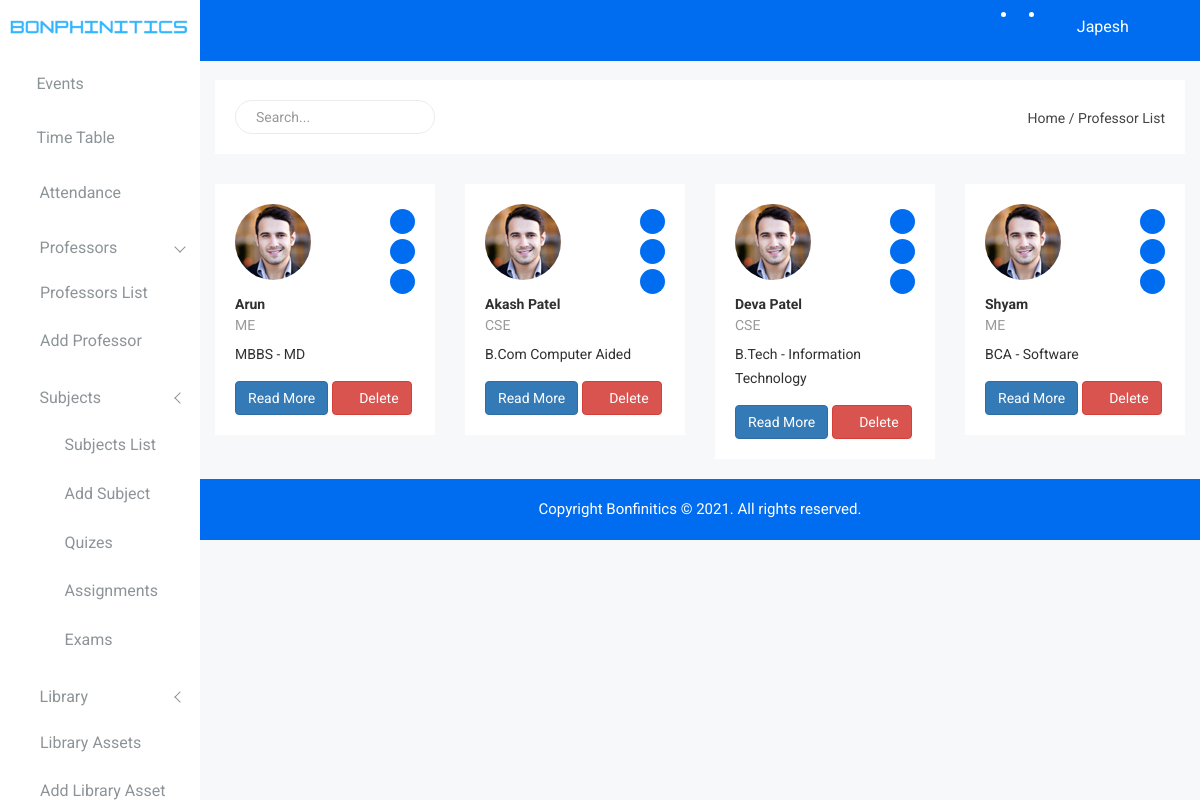
/HOD/professor-list.php (signed in), run on the app's committed database.
### tables this page shows
CREATE TABLE `user` (
  `user_id` int(10) NOT NULL,
  `first_name` varchar(100) NOT NULL,
  `last_name` varchar(100) NOT NULL,
  `email` varchar(100) NOT NULL,
  `password` varchar(250) NOT NULL,
  `role` varchar(20) NOT NULL,
  `mobile_no` varchar(15) NOT NULL,
  `user_dob` varchar(50) NOT NULL
);

CREATE TABLE `professor` (
  `prf_id` int(10) NOT NULL,
  `prf_name` varchar(100) NOT NULL,
  `prf_address` varchar(500) NOT NULL,
  `prf_joining_date` varchar(20) NOT NULL,
  `prf_email` varchar(100) NOT NULL,
  `prf_dept` varchar(100) NOT NULL,
  `prf_gender` varchar(10) NOT NULL,
  `prf_image` varchar(100) NOT NULL,
  `prf_dob` varchar(20) NOT NULL,
  `prf_contact` varchar(15) NOT NULL,
  `prf_country` varchar(100) NOT NULL,
  `prf_state` varchar(100) NOT NULL,
  `prf_city` varchar(100) NOT NULL,
  `prf_latest_qualification` varchar(200) NOT NULL
);

### HOD/identification.php (called while the page is built, shortened)
<?php
require_once 'connection.php';
$email = $_SESSION["email"];
$password = $_SESSION["password"];
$query = "select user_id, first_name, last_name, email, password, role from user where (email='$email' and password='$password' and role='hod')";
$result = mysqli_query($conn, $query);
$row = mysqli_fetch_assoc($result);
?>

### HOD/professor-list.php (the view, shortened to what this page needs)
<?php require_once 'identification.php';?>
<!doctype html>
<html class="no-js" lang="en">
<head>
    <?php require 'top-scripts.php';?>
</head>
<body>
    <div class="left-sidebar-pro">
        <nav id="sidebar" class="">
            <div class="sidebar-header">
                <a href="index.php"><img class="main-logo" src="img/logo/logo.png" alt="" /></a>
            </div>
            <div class="left-custom-menu-adp-wrap comment-scrollbar">
                <nav class="sidebar-nav left-sidebar-menu-pro">
                    <ul class="metismenu" id="menu1">
                        <li>
                            <a title="Upcoming Events" href="index.php" aria-expanded="false"><span class="educate-icon educate-event icon-wrap sub-icon-mg" aria-hidden="true"></span> <span class="mini-click-non">Events</span></a>
                        </li>
                        <li>
                            <a title="Time Table" href="timetable.php" aria-expanded="false"><span class="educate-icon educate-event icon-wrap sub-icon-mg" aria-hidden="true"></span> <span class="mini-click-non">Time Table</span></a>
                        </li>
                        <li>
                            <a title="Attendance" href="attendance.php" aria-expanded="false"><span class="educate-icon educate-charts icon-wrap" aria-hidden="true"></span> <span class="mini-click-non">Attendance</span></a>
                        </li>
                        <li class="active">
                            <a class="has-arrow" href="all-professors.php" aria-expanded="false"><span class="educate-icon educate-professor icon-wrap"></span> <span class="mini-click-non">Professors</span></a>
                            <ul class="submenu-angle" aria-expanded="false">
                                <li><a title="All Professors" href="professor-list.php"><span class="mini-sub-pro">Professors List</span></a></li>
                                <li><a title="Add Professor" href="add-professor.php"><span class="mini-sub-pro">Add Professor</span></a></li>
                            </ul>
                        </li>
                        <li>
                            <a class="has-arrow" href="all-subject.php" aria-expanded="false"><span class="educate-icon educate-course icon-wrap"></span> <span class="mini-click-non">Subjects</span></a>
                            <ul class="submenu-angle" aria-expanded="false">
                                <li><a title="All Subject" href="subject-list.php"><span class="educate-icon educate-department icon-wrap"></span> <span class="mini-sub-pro">Subjects List</span></a></li>
                                <li><a title="Add Subjects" href="add-subject.php"><span class="educate-icon educate-department icon-wrap"></span> <span class="mini-sub-pro">Add Subject</span></a></li>
                                <li><a title="Quizes Summary" href="quizes.php" aria-expanded="false"><span class="educate-icon educate-message icon-wrap" aria-hidden="true"></span> <span class="mini-click-non">Quizes</span></a></li>
                                <li> <a title="Assignments" href="assignments.php" aria-expanded="false"><span class="educate-icon educate-message icon-wrap" aria-hidden="true"></span> <span class="mini-click-non">Assignments</span></a></li>
                                <li><a title="Exam" href="exams.php" aria-expanded="false"><span class="educate-icon educate-data-table icon-wrap"  aria-hidden="true"></span> <span class="mini-click-non">Exams</span></a></li>
                            </ul>
                        </li>
                        <li >
                            <a class="has-arrow" href="all-courses.html" aria-expanded="false"><span class="educate-icon educate-library icon-wrap"></span> <span class="mini-click-non">Library</span></a>
                            <ul class="submenu-angle" aria-expanded="false">
                                <li><a title="All Library" href="library-assets.php"><span class="mini-sub-pro">Library Assets</span></a></li>
                                <li><a title="Add Library" href="add-library-assets.php"><span class="mini-sub-pro">Add Library Asset</span></a></li>
                            </ul>
                        </li>
                    </ul>
                </nav>
            </div>
        </nav>
    </div>
    <div class="all-content-wrapper">
            <?php require 'logo.php';?>
        <div class="header-advance-area">
            <?php require 'top-nav.php';?>
            <div class="breadcome-area">
                <div class="container-fluid">
                    <div class="row">
                        <div class="col-lg-12 col-md-12 col-sm-12 col-xs-12">
                            <div class="breadcome-list single-page-breadcome">
                                <div class="row">
                                    <div class="col-lg-6 col-md-6 col-sm-6 col-xs-12">
                                        <div class="breadcome-heading">
                                            <form role="search" class="sr-input-func">
                                                <input id="search" type="text" placeholder="Search..." class="search-int form-control">
                                                <a href="#"><i class="fa fa-search"></i></a>
                                            </form>
                                        </div>
                                    </div>
                                    <div class="col-lg-6 col-md-6 col-sm-6 col-xs-12">
                                        <ul class="breadcome-menu">
                                            <li><a href="#">Home</a> <span class="bread-slash">/</span>
                                            </li>
                                            <li><span class="bread-blod">Professor List</span>
                                            </li>
                                        </ul>
                                    </div>
                                </div>
                            </div>
                        </div>
                    </div>
                </div>
            </div>
        </div>
        <div class="contacts-area mg-b-15">
            <div class="container-fluid">
                <div class="row" id="output">
				<?php
					$conn = mysqli_connect("localhost", "root", "", "makos_cms");
					$prf_query = "select prf_id,prf_name,prf_dept,prf_image,prf_latest_qualification from professor";
					$prf_query_result = mysqli_query($conn,$prf_query);
					while($row=mysqli_fetch_array($prf_query_result)){
				?>
					<div class="col-lg-3 col-md-6 col-sm-6 col-xs-12">
						<div class="hpanel hblue contact-panel contact-panel-cs responsive-mg-b-30">
							<div class="panel-body custom-panel-jw">
								<div class="social-media-in">
									<a href="#"><i class="fa fa-facebook"></i></a>
									<a href="#"><i class="fa fa-twitter"></i></a>
									<a href="#"><i class="fa fa-linkedin"></i></a>
								</div>
								<img alt="logo" class="img-circle m-b" src="img/contact/1.jpg">
								<h3><a href=""><?php echo $row['prf_name'];?></a></h3>
								<p class="all-pro-ad"><?php echo $row['prf_dept'];?></p>
								<p>
								   <?php echo $row['prf_latest_qualification'];?>
								</p>
								<a href="professor-info.php"><button type="button" class="btn btn-custon-rounded-three btn-primary"> Read More </button> </a>
								<a href="delete-professor.php?delid=<?php echo $row['prf_id'];?>"><button type="button" class="btn btn-custon-rounded-three btn-danger"><i class="fa fa-times edu-danger-error" aria-hidden="true"></i> Delete</button></a>
							</div>
						</div>
					</div>
				<?php
					}
				?>
				</div>
            </div>
        </div>
        <?php require 'footer.php';?>
    </div>
</body>
</html>

### HOD/top-scripts.php (shortened to what this page needs)
<link rel="stylesheet" href="css/bootstrap.min.css">
<link rel="stylesheet" href="css/font-awesome.min.css">
<link rel="stylesheet" href="css/owl.carousel.css">
<link rel="stylesheet" href="css/owl.theme.css">
<link rel="stylesheet" href="css/owl.transitions.css">
<link rel="stylesheet" href="css/animate.css">
<link rel="stylesheet" href="css/normalize.css">
<link rel="stylesheet" href="css/meanmenu.min.css">
<link rel="stylesheet" href="css/main.css">
<link rel="stylesheet" href="css/educate-custon-icon.css">
<link rel="stylesheet" href="css/morrisjs/morris.css">
<link rel="stylesheet" href="css/scrollbar/jquery.mCustomScrollbar.min.css">
<link rel="stylesheet" href="css/metisMenu/metisMenu.min.css">
<link rel="stylesheet" href="css/metisMenu/metisMenu-vertical.css">
<link rel="stylesheet" href="css/calendar/fullcalendar.min.css">
<link rel="stylesheet" href="css/calendar/fullcalendar.print.min.css">
    <link rel="stylesheet" href="css/modals.css">
    <link rel="stylesheet" href="css/tree-viewer/tree-viewer.css">
    <link rel="stylesheet" href="css/form/all-type-forms.css">
<link rel="stylesheet" href="style.css">
<link rel="stylesheet" href="css/responsive.css">
    <link rel="stylesheet" href="css/summernote/summernote.css">
        <link rel="stylesheet" href="css/editor/select2.css">
    <link rel="stylesheet" href="css/editor/datetimepicker.css">
    <link rel="stylesheet" href="css/editor/bootstrap-editable.css">
    <link rel="stylesheet" href="css/editor/x-editor-style.css">
    <link rel="stylesheet" href="css/data-table/bootstrap-table.css">
    <link rel="stylesheet" href="css/data-table/bootstrap-editable.css">
    <link rel="stylesheet" href="css/modals.css">
    <link rel="stylesheet" href="css/form/all-type-forms.css">

### HOD/logo.php
<div class="container-fluid">
    <div class="row">
        <div class="col-lg-12 col-md-12 col-sm-12 col-xs-12">
            <div class="logo-pro">
                <a href="index.php"><img class="main-logo" src="img/logo/logo.png" alt="" /></a>
            </div>
        </div>
    </div>
</div>

### HOD/top-nav.php (shortened to what this page needs)
<div class="header-top-area">
                <div class="container-fluid">
                    <div class="row">
                        <div class="col-lg-12 col-md-12 col-sm-12 col-xs-12">
                            <div class="header-top-wraper">
                                <div class="row">
                                    <div class="col-lg-1 col-md-0 col-sm-1 col-xs-12">
                                        <div class="menu-switcher-pro">
                                            <button type="button" id="sidebarCollapse" class="btn bar-button-pro header-drl-controller-btn btn-info navbar-btn">
													<i class="educate-icon educate-nav"></i>
												</button>
                                        </div>
                                    </div>
                                    <div class="col-lg-5 col-md-5 col-sm-12 col-xs-12">
                                        <div class="header-right-info">
                                            <ul class="nav navbar-nav mai-top-nav header-right-menu">
                                                <li class="nav-item dropdown">
                                                    <a href="#" data-toggle="dropdown" role="button" aria-expanded="false" class="nav-link dropdown-toggle"><i class="educate-icon educate-message edu-chat-pro" aria-hidden="true"></i><span class="indicator-ms"></span></a>
                                                </li>
                                                <li class="nav-item"><a href="#" data-toggle="dropdown" role="button" aria-expanded="false" class="nav-link dropdown-toggle"><i class="educate-icon educate-bell" aria-hidden="true"></i><span class="indicator-nt"></span></a>
                                                </li>
                                                <li class="nav-item">
                                                    <a href="#" data-toggle="dropdown" role="button" aria-expanded="false" class="nav-link dropdown-toggle">
															<span class="educate-icon educate-professor icon-wrap"></span> <span class="mini-click-non"><span class="admin-name"><?php echo $row['first_name'];?></span></span>
															<i class="fa fa-angle-down edu-icon edu-down-arrow"></i>
														</a>
                                                </li>
                                                <li class="nav-item nav-setting-open"><a href="#" data-toggle="dropdown" role="button" aria-expanded="false" class="nav-link dropdown-toggle"><i class="educate-icon educate-menu"></i></a>
                                                </li>
                                            </ul>
                                        </div>
                                    </div>
                                </div>
                            </div>
                        </div>
                    </div>
                </div>
            </div>

### HOD/footer.php
<div class="footer-copyright-area">
    <div class="container-fluid">
        <div class="row">
            <div class="col-lg-12">
                <div class="footer-copy-right">
                    <p>Copyright Bonfinitics © 2021. All rights reserved.</p>
                </div>
            </div>
        </div>
    </div>
</div>

### HOD/css/main.css (style rules this page uses)
html { color: #222; font-size: 1em; line-height: 1.4; }
audio, canvas, iframe, img, svg, video { vertical-align: middle; }

### HOD/css/metisMenu/metisMenu-vertical.css (style rules this page uses)
.sidebar-nav { background: #fff; }
.sidebar-nav ul { padding: 0; margin: 0; list-style: none; background: #f5f5f5; }
.sidebar-nav .metismenu { background: #fff; display: -webkit-box; display: -ms-flexbox; display: flex; -webkit-box-orient: vertical; -webkit-box-direction: normal; -ms-flex-direction: column; flex-direction: column; }
.sidebar-nav .metismenu li + li { margin-top: 5px; }
.sidebar-nav .metismenu li:last-child { margin-bottom: 5px; }
.sidebar-nav .metismenu > li { display: -webkit-box; display: -ms-flexbox; display: flex; -webkit-box-orient: vertical; -webkit-box-direction: normal; -ms-flex-direction: column; flex-direction: column; position: relative; }
.sidebar-nav .metismenu a { position: relative; display: block; padding: 13px 15px; color: #444; outline-width: 0; transition: all .3s ease-out; font-size:16px; font-weight:400; }
.sidebar-nav .metismenu ul a { padding: 10px 15px 10px 40px; }
.sidebar-nav .metismenu li .icon-wrap { margin-right:5px; font-size:20px; color:#303030; }
.sidebar-nav .metismenu li .sub-icon-mg { margin-right:5px; font-size:16px; }

### data on the page
user: first_name "Japesh"
professor: prf_name "Arun", prf_dept "ME", prf_latest_qualification "MBBS - MD"
professor: prf_name "Akash Patel", prf_dept "CSE", prf_latest_qualification "B.Com Computer Aided"
professor: prf_name "Deva Patel", prf_dept "CSE", prf_latest_qualification "B.Tech - Information Technology"
professor: prf_name "Shyam", prf_dept "ME", prf_latest_qualification "BCA - Software"
